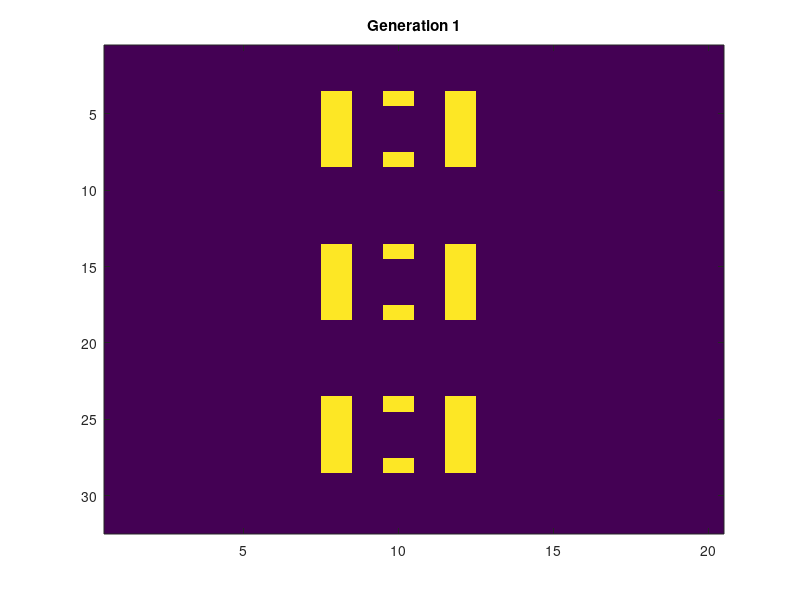

The MATLAB script that drew this image: (Note: this script raises an error after producing the figure.)
clear all;
clc

%define
DEAD = 0;
ALIVE = 1;
MAX_COL = 20;%matrix column number
MAX_ROW = 32;
GAME_MAP = zeros(MAX_ROW,MAX_COL);
GEN = 20;%generation

%initiative pattern
NEW_MAP = zeros(MAX_ROW,MAX_COL,GEN);
GAME_MAP(4:8,8) = ALIVE;
GAME_MAP(4:8,12) = ALIVE;
GAME_MAP(4,10) = ALIVE;
%GAME_MAP(15,15) = ALIVE;
GAME_MAP(8,10) = ALIVE;

GAME_MAP(14:18,8) = ALIVE;
GAME_MAP(14:18,12) = ALIVE;
GAME_MAP(14,10) = ALIVE;
%GAME_MAP(15,15) = ALIVE;
GAME_MAP(18,10) = ALIVE;

GAME_MAP(24:28,8) = ALIVE;
GAME_MAP(24:28,12) = ALIVE;
GAME_MAP(24,10) = ALIVE;
%GAME_MAP(15,15) = ALIVE;
GAME_MAP(28,10) = ALIVE;

figure
imagesc(GAME_MAP);
title( sprintf('Generation 1') );

NEW_MAP(:,:,1) = GAME_MAP;
 
%display
g = 2;
while g <= GEN
    for i = 2:MAX_ROW-1
        for j = 2:MAX_COL-1
            NEW_MAP(i,j,g) = next_gen(i,j,NEW_MAP(:,:,g-1));
        end
    end
    figure
    imagesc(NEW_MAP(:,:,g));
    title( sprintf('Generation %d',g) );
    g = g+1;
end

%s = LED_dis(1,NEW_MAP);
%dec = LED_dis_v2(1,NEW_MAP);
%s = LED_dis(2,NEW_MAP)

%get decimal value for each 74hc595
%function LED_DEC = LED_dis_v2(Gen_Num, Mat)
dec_pic2 = LED_dis_v2(2,NEW_MAP)
dec_pic = LED_dis_v2(GEN,NEW_MAP)










